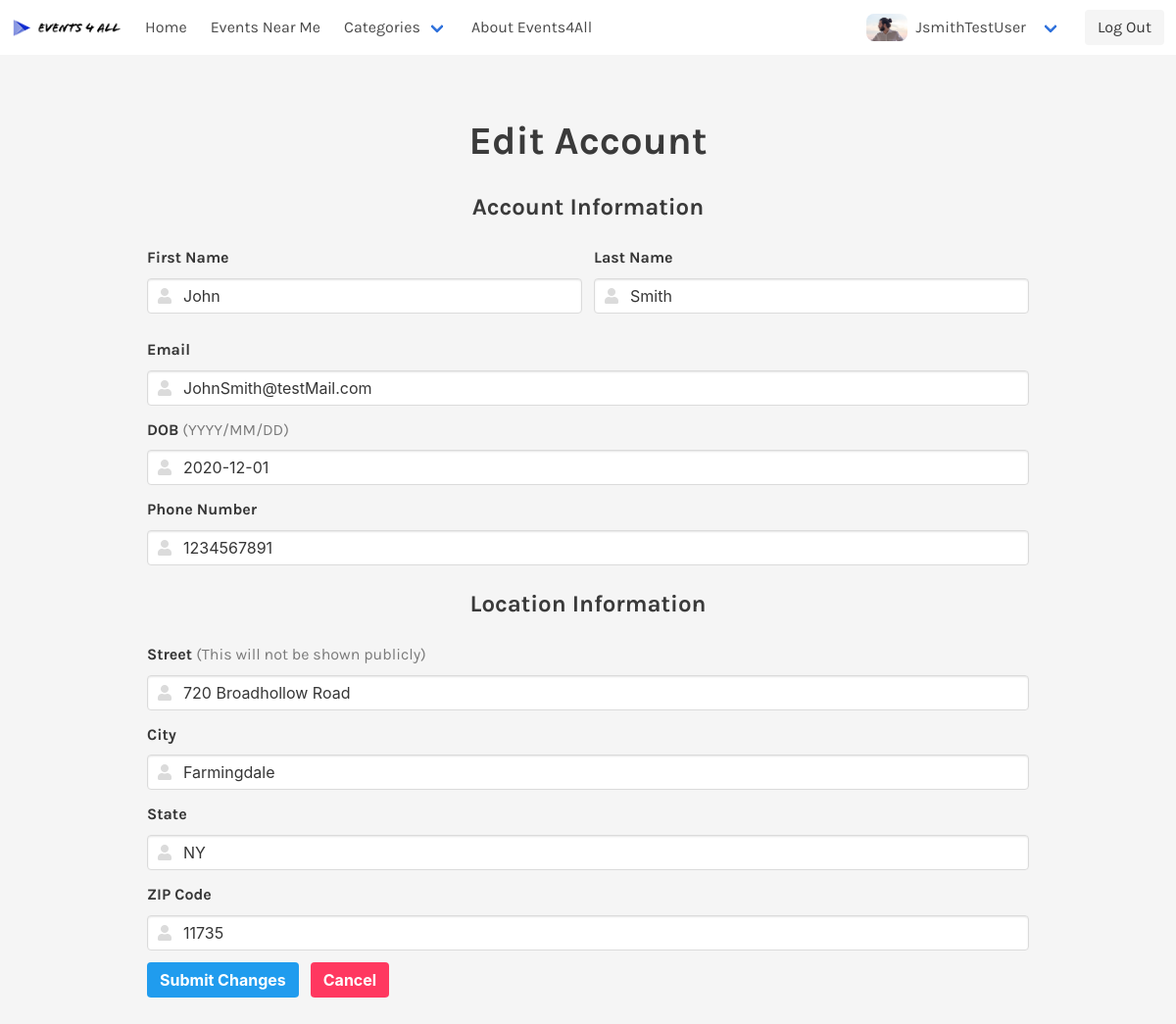
Page /editAccount.php (signed in) on the committed database.
### tables this page shows
CREATE TABLE `UserProfile` (
  `profileID` int(11) NOT NULL,
  `userID` int(10) NOT NULL,
  `profileImg` varchar(255) DEFAULT NULL,
  `bio` text,
  `hobbies` text
);

CREATE TABLE `Users` (
  `userID` int(10) UNSIGNED NOT NULL,
  `email` varchar(255) NOT NULL,
  `userName` varchar(255) NOT NULL,
  `userPassword` varchar(255) NOT NULL,
  `firstName` varchar(50) DEFAULT NULL,
  `lastName` varchar(50) DEFAULT NULL,
  `street` varchar(255) DEFAULT NULL,
  `city` varchar(255) DEFAULT NULL,
  `USstate` varchar(255) DEFAULT NULL,
  `zip` int(5) DEFAULT NULL,
  `phone` char(10) DEFAULT NULL,
  `dateOfBirth` date NOT NULL
);

### editAccount.php (the view, shortened to what this page needs)
<!DOCTYPE html>
<html lang="en">
<head>
    <link rel="stylesheet" href="./css/bulma.min.css">
    <link rel="stylesheet" href="./css/style.css">
    <link href="https://unpkg.com/aos@2.3.1/dist/aos.css" rel="stylesheet">
    <link rel="stylesheet" href="https://use.fontawesome.com/releases/v5.8.1/css/all.css">
</head>
<body>
<?php require './navbar.php'; ?>
<?php
if (($loggedon) && ($userID !== NULL) && ($userName !== NULL)) {
    $mysqli = new mysqli("localhost", "TestAdmin", "testadmin1", "EventsForAll");
    $query = "SELECT * FROM Users WHERE userName = '$userName'";
    $result = $mysqli->query($query);
    if ($result->num_rows > 0) {
       while($row = $result->fetch_assoc()) {
            $email = $row["email"];
            $firstName = $row["firstName"];
            $lastName = $row["lastName"];
            $street = $row["street"];
            $city = $row["city"];
            $state = $row["USstate"];
            $zip = $row["zip"];
            $phone = $row["phone"];
            $dob = $row["dateOfBirth"];
       }
    echo "
    <section class='section'>
        <div class='container'>";?>
            <form class='form' method='POST' action='<?php echo htmlspecialchars("./methods/processAccountChanges.php");?>'>
           <?php echo "<h2 class='is-size-2 has-text-weight-bold has-text-centered'>Edit Account</h2>
                <h2 class='is-size-4 has-text-weight-bold has-text-centered'>Account Information</h2>
                <div class='flexTwoFields'>
                    <div class='field'>
                        <label class='label is-size-6'>First Name</label>
                        <div class='control has-icons-left'>
                            <input id='EditName' class='input' name='firstName' required type='text' value='$firstName'>
                            <span class='icon is-small is-left'>
                            </span>
                        </div>
                    </div>
                    <div class='field'>
                        <label class='label is-size-6'>Last Name</label>
                        <div class='control has-icons-left'>
                            <input id='EditName' class='input' name='lastName' required type='text' value='$lastName'>
                            <span class='icon is-small is-left'>
                            </span>
                        </div>
                    </div>
                </div>
                <div class='field'>
                    <label class='label is-size-6'>Email</label>
                    <div class='control has-icons-left'>
                        <input id='EditEmail' class='input' name='email' required type='text' value='$email'>
                        <span class='icon is-small is-left'>
                        </span>
                    </div>
                </div>
                <div class='field'>
                    <label class='label is-size-6'>DOB <span
                            class='has-text-grey has-text-weight-normal'>(YYYY/MM/DD)</span></label>
                    <div class='control has-icons-left'>
                        <input id='EditAccountInformationDOB' name='dob' autocomplete='off' class='input' required type='text'
                            value='$dob'>
                        <span class='icon is-small is-left'>
                        </span>
                    </div>
                </div>
                <div class='field'>
                    <label class='label is-size-6'>Phone Number</label>
                    <div class='control has-icons-left'>
                        <input id='EditAccountInformationPhoneNumber' name='phone' class='input' required type='text'
                            value='$phone'>
                        <span class='icon is-small is-left'>
                        </span>
                    </div>
                </div>
                <h2 class='is-size-4 has-text-weight-bold has-text-centered'>Location Information</h2>
                <div class='field'>
                    <label class='label is-size-6'>Street <span class='has-text-grey has-text-weight-normal'>(This will
                            not be shown publicly)</span>
                    </label>
                    <div class='control has-icons-left'>
                        <input id='EditSteet' class='input' name='street' required type='text' value='$street'>
                        <span class='icon is-small is-left'>
                        </span>
                    </div>
                </div>
                <div class='field'>
                    <label class='label is-size-6'>City</label>
                    <div class='control has-icons-left'>
                        <input id='EditCity' class='input' name='city' required type='text' value='$city'>
                        <span class='icon is-small is-left'>
                        </span>
                    </div>
                </div>
                <div class='field'>
                    <label class='label is-size-6'>State</label>
                    <div class='control has-icons-left'>
                        <input id='EditState' class='input' name='state' required type='text' value='$state'>
                        <span class='icon is-small is-left'>
                        </span>
                    </div>
                </div>
                <div class='field'>
                    <label class='label is-size-6'>ZIP Code</label>
                    <div class='control has-icons-left'>
                        <input id='EditZip' class='input' name='zip' required type='text' value='$zip'>
                        <span class='icon is-small is-left'>
                        </span>
                    </div>
                </div>
                <div class='field is-grouped'>
                    <div class='control'>
                        <button value='submit' type='submit' class='button is-info has-text-weight-bold'>Submit
                            Changes</button>
                    </div>
                    <div class='control'>
                        <button class='button is-danger is-light has-text-weight-bold'>Cancel</button>
                    </div>
                </div>
            </form>
        </div>
    </section>
     ";
  }
 else {
     echo "Something Went wrong";
 }
}
?>
</body>
</html>

### navbar.php (shortened to what this page needs)
<?php
if (isset($_SESSION['loggedon'])) {
	$loggedon = $_SESSION['loggedon'];
}
else {
	$loggedon = FALSE;
}
if (isset($_SESSION['userID'])) {
    $userID = $_SESSION['userID'];
}
else {
	$userID = NULL;
}
if (isset($_SESSION['userName'])) {
    $userName = $_SESSION['userName'];
}
else {
	$userName = NULL;
}
if (($loggedon) && ($userName != NULL) && ($userID != NULL)){
  require './methods/databaseConnection.php';
$query = "SELECT profileImg FROM UserProfile WHERE  userID = '$userID'";
                    $result = $mysqli->query($query);
                    if ($result->num_rows > 0) {
                        while($row = $result->fetch_assoc()) {
                            $userImg = $row["profileImg"];
                        }
                    }
}
?>
    <nav class="navbar" role="navigation" aria-label="main navigation">
        <div class="navbar-brand" style="padding-top: 0; padding-bottom: 0;">
            <a class="navbar-item" style="padding-top: 0; padding-bottom: 0;" href="https://events-4all.com">
                <img src="./images/LogoDark.PNG" alt="Events-4-All" width="112" height="28">
            </a>
        </div>
        <div id="navbarBasicExample" class="navbar-menu">
            <div class="navbar-start">
            <?php
		            if ($loggedon) {
                        echo "<a class='navbar-item' href='./home.php'>Home</a>";
		            }
		            else{
                        echo "<a class='navbar-item' href='./index.php'>Home</a>";
                    }
		        ?>
                <a class="navbar-item" href="./events.php">Events Near Me</a>
                <div class="navbar-item has-dropdown is-hoverable">
                    <a class="navbar-link">Categories</a>
                </div>
                <a href="./aboutUs.php" class="navbar-item">About Events4All</a>
            </div>
            <div class="navbar-end">
           <?php if ($loggedon) {  echo "<div class='navbar-item has-dropdown is-hoverable'>
                        <a class='navbar-link'>";
                        if ($userImg) {
                           echo "<img src='./images/$userName/$userImg' class='navBarProfilePicture' alt='User Profile Picture'>";
                        }
                        else{
                            echo "<img src='./images/ProfilePhotoWithLogo.png' class='navBarProfilePicture' alt='User Profile Picture'>";
                        }
                        echo "<h3 class='is-size-6'>$userName</h3>
                        </a>
                        <div class='navbar-dropdown'>
                            <a class='navbar-item' href='./myProfile.php'>My Profile</a>
                            <a class='navbar-item' href='./myAccount.php'>My Account</a>
                            <a class='navbar-item' href='./friends.php'>Friends</a>
                            <a class='navbar-item' href='./messages.php'>Messages</a>
                            <a class='navbar-item' href='./myEvents.php'>My Events</a>
                        </div>
                    </div> ";} ?>
                    <div class="navbar-item">
                        <div class="buttons">
                        <?php
		                    if ($loggedon) {
                                echo "<a class='button is-light' href='./methods/logOut.php'>Log Out</a>";
		                    }
		                    else{
                                echo "<a class='button is-info' href='./createAccount.php'><strong>Sign up</strong></a>";
                                echo "<a class='button is-light' href='./login.php'>Log in</a>";
                            }
		                ?>
                        </div>
                    </div>
                </div>
            </div>
    </nav>

### css/style.css (style rules this page uses)
* { padding: 0; margin: 0; -webkit-box-sizing: border-box; box-sizing: border-box; }
body { font-family: 'Karla', sans-serif; background-color: #f5f5f5; color: #3A3A3A; overflow-x: hidden; overflow: hidden; -webkit-transition: all .5s; transition: all .5s; line-height: 1.6; }
a, a:visited, a:hover, a:active { text-decoration: none; cursor: pointer; }
h1, h2, h3, h4, h5, h6, p { padding: .5rem; }
form { max-width: 900px; margin: 0 auto; }
.field { margin-bottom: .75rem; }
.label { margin-top: .75rem; }
.navBarProfilePicture { border-radius: 50%; }
.navBarProfilePicture { border-radius: 8px !important; }
.flexTwoFields { display: -webkit-box; display: -ms-flexbox; display: flex; -webkit-box-pack: center; -ms-flex-pack: center; justify-content: center; -webkit-box-align: center; -ms-flex-align: center; align-items: center; }
.flexTwoFields .field:nth-child(1) { padding-right: 6px; }
.flexTwoFields .field:nth-child(2) { padding-left: 6px; }
.flexTwoFields > * { -webkit-box-flex: 1; -ms-flex: 1; flex: 1; -ms-flex-item-align: center; -ms-grid-row-align: center; align-self: center; -ms-grid-column-align: center; justify-self: center; }

### rows in the picture
userprofile: profileImg (picture)
users: firstName "John", lastName "Smith", email "JohnSmith@testMail.com", dob "2020-12-01", phone "1234567891", street "720 Broadhollow Road", city "Farmingdale", state "NY", zip "11735"

### other values in the picture
$userName "JsmithTestUser"
